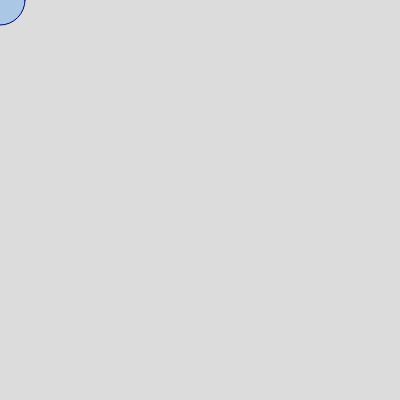
Frame 1 (no input)
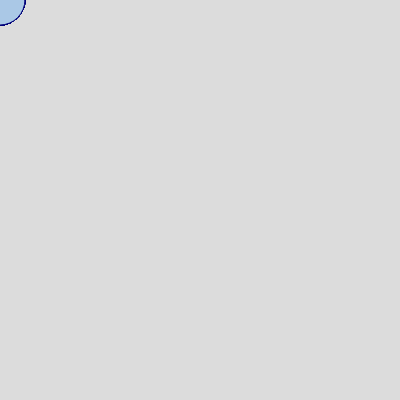
Frame 60 (no input)
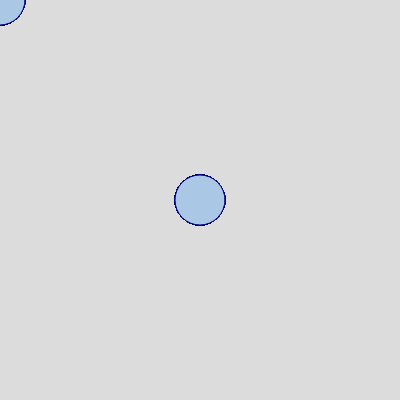
Frame 120 (the mouse pressed at the canvas centre since frame 60)

The p5.js sketch that drew these frames (run headless with seeded random() and noise() and a simulated clock; from frame 60 on, the mouse is pressed at the canvas centre):

// p5.js sketch
// ── sketch.js
function setup() {
  createCanvas(400, 400);
  background(220); 
}

function draw (){
  stroke(0,0,120)
  fill(170,200,230)
  ellipse(mouseX,mouseY,50,50)
}
